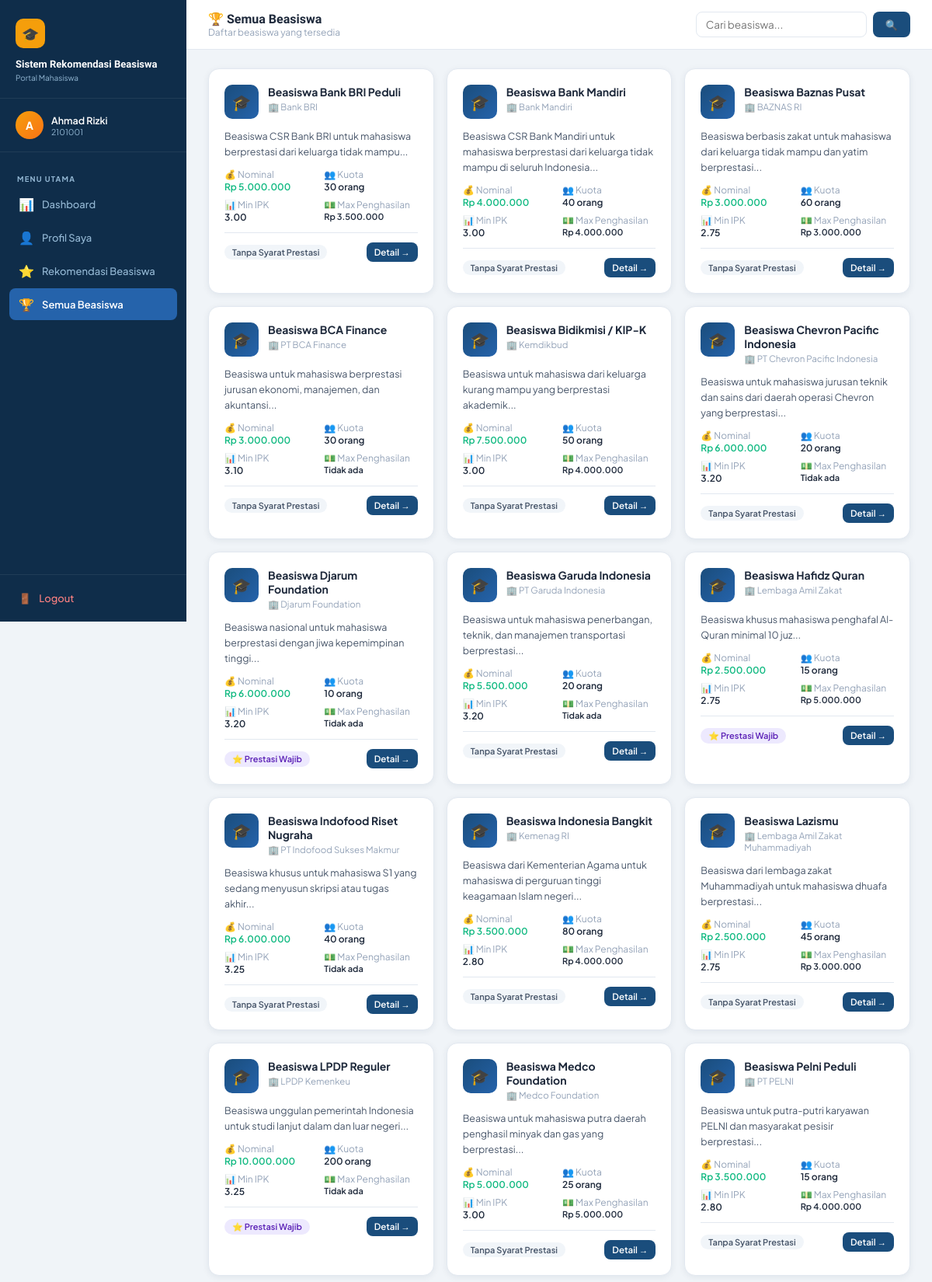
Screenshot of /beasiswa.php (signed in, upper part) with the database file from the repository.
### tables this page shows
CREATE TABLE IF NOT EXISTS kriteria (
    id_kriteria INT AUTO_INCREMENT PRIMARY KEY,
    id_beasiswa INT NOT NULL,
    min_ipk DECIMAL(3,2) DEFAULT 0.00,
    max_penghasilan DECIMAL(15,2) DEFAULT 0,
    min_tanggungan INT DEFAULT 0,
    syarat_prestasi ENUM('ya','tidak') DEFAULT 'tidak',
    syarat_akademik TEXT,
    syarat_organisasi ENUM('ya','tidak') DEFAULT 'tidak',
    min_toefl INT DEFAULT 0,
    min_ielts DECIMAL(3,1) DEFAULT 0.0,
    created_at TIMESTAMP DEFAULT CURRENT_TIMESTAMP,
    FOREIGN KEY (id_beasiswa) REFERENCES beasiswa(id_beasiswa) ON DELETE CASCADE
);

CREATE TABLE IF NOT EXISTS beasiswa (
    id_beasiswa INT AUTO_INCREMENT PRIMARY KEY,
    nama_beasiswa VARCHAR(150) NOT NULL,
    penyelenggara VARCHAR(100) NOT NULL,
    deskripsi TEXT,
    kuota INT DEFAULT 0,
    nominal DECIMAL(15,2) DEFAULT 0,
    id_admin INT,
    created_at TIMESTAMP DEFAULT CURRENT_TIMESTAMP,
    updated_at TIMESTAMP DEFAULT CURRENT_TIMESTAMP ON UPDATE CURRENT_TIMESTAMP,
    FOREIGN KEY (id_admin) REFERENCES admin(id_admin)
);

### config.php (called while the page is built, shortened)
<?php
function sanitize($conn, $data) {
    return $conn->real_escape_string(htmlspecialchars(strip_tags(trim($data))));
}
function formatRupiah($angka) {
    return 'Rp ' . number_format($angka, 0, ',', '.');
}
?>

### beasiswa.php (the view, shortened to what this page needs)
<?php
require_once 'config.php';
$search = sanitize($conn, $_GET['q'] ?? '');
$where = $search ? "WHERE b.nama_beasiswa LIKE '%$search%' OR b.penyelenggara LIKE '%$search%'" : '';
$beasiswas = $conn->query("
    SELECT b.*, k.min_ipk, k.max_penghasilan, k.min_tanggungan, k.syarat_prestasi
    FROM beasiswa b
    LEFT JOIN kriteria k ON b.id_beasiswa = k.id_beasiswa
    $where
    ORDER BY b.nama_beasiswa
");
?>
<!DOCTYPE html>
<html lang="id">
<head>
<link rel="stylesheet" href="style.css">
</head>
<body>
<div class="app-wrapper">
  <?php include 'sidebar_mhs.php'; ?>
  <div class="main-content">
    <div class="topbar">
      <div class="topbar-left">
        <h1>🏆 Semua Beasiswa</h1>
        <p>Daftar beasiswa yang tersedia</p>
      </div>
      <div class="topbar-right">
        <form method="GET" style="display:flex;gap:8px">
          <input type="text" name="q" value="<?= htmlspecialchars($search) ?>" placeholder="Cari beasiswa..." class="form-control" style="width:220px;padding:7px 12px">
          <button type="submit" class="btn btn-primary">🔍</button>
        </form>
      </div>
    </div>
    <div class="page-content">
      <div class="grid-auto">
        <?php while ($b = $beasiswas->fetch_assoc()): ?>
        <div class="beasiswa-card">
          <div class="bc-header">
            <div class="bc-icon">🎓</div>
            <div>
              <h3><?= htmlspecialchars($b['nama_beasiswa']) ?></h3>
              <div class="penyelenggara">🏢 <?= htmlspecialchars($b['penyelenggara']) ?></div>
            </div>
          </div>
          <div style="font-size:12.5px;color:var(--text-mid);margin:10px 0;line-height:1.6">
            <?= htmlspecialchars(substr($b['deskripsi'], 0, 110)) ?>...
          </div>
          <div class="bc-detail">
            <div class="bc-detail-item">
              <div class="label">💰 Nominal</div>
              <div class="val" style="color:var(--accent2)"><?= formatRupiah($b['nominal']) ?></div>
            </div>
            <div class="bc-detail-item">
              <div class="label">👥 Kuota</div>
              <div class="val"><?= $b['kuota'] ?> orang</div>
            </div>
            <div class="bc-detail-item">
              <div class="label">📊 Min IPK</div>
              <div class="val"><?= $b['min_ipk'] > 0 ? number_format($b['min_ipk'],2) : 'Tidak ada' ?></div>
            </div>
            <div class="bc-detail-item">
              <div class="label">💵 Max Penghasilan</div>
              <div class="val" style="font-size:11px"><?= $b['max_penghasilan'] > 0 ? formatRupiah($b['max_penghasilan']) : 'Tidak ada' ?></div>
            </div>
          </div>
          <div class="bc-footer">
            <?= $b['syarat_prestasi']==='ya' ? '<span class="badge badge-purple">⭐ Prestasi Wajib</span>' : '<span class="badge badge-gray">Tanpa Syarat Prestasi</span>' ?>
            <a href="detail_beasiswa.php?id=<?= $b['id_beasiswa'] ?>" class="btn btn-primary btn-sm">Detail →</a>
          </div>
        </div>
        <?php endwhile; ?>
      </div>
    </div>
  </div>
</div>
</body>
</html>

### style.css (style rules this page uses)
:root { --primary: #1a4d7c; --primary-light: #2563ab; --primary-dark: #0f2d4a; --accent: #f59e0b; --accent2: #10b981; --accent3: #ef4444; --accent4: #8b5cf6; --sidebar-bg: #0f2d4a; --sidebar-hover: #1a4d7c; --sidebar-active: #2563ab; --sidebar-text: #94b8d4; --sidebar-text-active: #ffffff; --content-bg: #f0f4f8; --card-bg: #ffffff; --text-dark: #1e293b; --text-mid: #475569; --text-light: #94a3b8; --border: #e2e8f0; --shadow: 0 4px 24px rgba(15,45,74,0.10); --shadow-sm: 0 2px 8px rgba(15,45,74,0.07); --radius: 14px; --radius-sm: 8px; --sidebar-width: 240px; --topbar-height: 64px; }
* { margin: 0; padding: 0; box-sizing: border-box; }
body { font-family: 'Plus Jakarta Sans', sans-serif; background: var(--content-bg); color: var(--text-dark); min-height: 100vh; font-size: 14px; }
.app-wrapper { display: flex; min-height: 100vh; }
.main-content { margin-left: var(--sidebar-width); flex: 1; display: flex; flex-direction: column; min-height: 100vh; }
.topbar { height: var(--topbar-height); background: var(--card-bg); border-bottom: 1px solid var(--border); display: flex; align-items: center; justify-content: space-between; padding: 0 28px; position: sticky; top: 0; z-index: 50; }
.topbar-left h1 { font-family: 'Sora', sans-serif; font-size: 16px; font-weight: 700; color: var(--text-dark); }
.topbar-left p { font-size: 12px; color: var(--text-light); }
.topbar-right { display: flex; align-items: center; gap: 12px; }
.page-content { padding: 24px 28px; flex: 1; }
.grid-auto { display: grid; grid-template-columns: repeat(auto-fill, minmax(280px, 1fr)); gap: 16px; }
.badge { display: inline-flex; align-items: center; padding: 3px 10px; border-radius: 20px; font-size: 11px; font-weight: 600; }
.badge-purple { background: #ede9fe; color: #5b21b6; }
.badge-gray { background: #f1f5f9; color: #475569; }
.btn { display: inline-flex; align-items: center; gap: 6px; padding: 8px 16px; border-radius: 8px; font-size: 13px; font-weight: 600; cursor: pointer; border: none; transition: all 0.2s; text-decoration: none; font-family: 'Plus Jakarta Sans', sans-serif; }
.btn-primary { background: var(--primary); color: white; }
.btn-sm { padding: 5px 10px; font-size: 11.5px; }
.form-control { width: 100%; padding: 10px 14px; border: 1.5px solid var(--border); border-radius: 8px; font-size: 13.5px; color: var(--text-dark); background: white; font-family: 'Plus Jakarta Sans', sans-serif; transition: border-color 0.2s, box-shadow 0.2s; }
.beasiswa-card { background: var(--card-bg); border-radius: var(--radius); border: 1px solid var(--border); padding: 20px; transition: all 0.2s; box-shadow: var(--shadow-sm); }
.beasiswa-card .bc-header { display: flex; align-items: flex-start; gap: 12px; margin-bottom: 12px; }
.bc-icon { width: 44px; height: 44px; border-radius: 10px; background: linear-gradient(135deg, var(--primary), var(--primary-light)); display: flex; align-items: center; justify-content: center; font-size: 20px; color: white; flex-shrink: 0; }
.beasiswa-card h3 { font-size: 14px; font-weight: 700; color: var(--text-dark); margin-bottom: 3px; }
.beasiswa-card .penyelenggara { font-size: 11.5px; color: var(--text-light); }
.beasiswa-card .bc-detail { display: grid; grid-template-columns: 1fr 1fr; gap: 8px; margin: 12px 0; }
.bc-detail-item { font-size: 12px; }
.bc-detail-item .label { color: var(--text-light); margin-bottom: 1px; }
.bc-detail-item .val { font-weight: 600; color: var(--text-dark); }
.beasiswa-card .bc-footer { border-top: 1px solid var(--border); padding-top: 12px; display: flex; justify-content: space-between; align-items: center; }

### rows the page displays
kriteria: id_beasiswa.nama_beasiswa "Beasiswa Bank BRI Peduli", id_beasiswa.penyelenggara "Bank BRI", id_beasiswa.deskripsi "Beasiswa CSR Bank BRI untuk mahasiswa berprestasi dari keluarga tidak mampu", id_beasiswa.nominal "Rp 5.000.000", id_beasiswa.kuota "30", min_ipk "3.00", max_penghasilan "Rp 3.500.000", syarat_prestasi "Tanpa Syarat Prestasi"
kriteria: id_beasiswa.nama_beasiswa "Beasiswa Bank Mandiri", id_beasiswa.penyelenggara "Bank Mandiri", id_beasiswa.deskripsi "Beasiswa CSR Bank Mandiri untuk mahasiswa berprestasi dari keluarga tidak mampu di seluruh Indonesia", id_beasiswa.nominal "Rp 4.000.000", id_beasiswa.kuota "40", min_ipk "3.00", max_penghasilan "Rp 4.000.000", syarat_prestasi "Tanpa Syarat Prestasi"
kriteria: id_beasiswa.nama_beasiswa "Beasiswa Baznas Pusat", id_beasiswa.penyelenggara "BAZNAS RI", id_beasiswa.deskripsi "Beasiswa berbasis zakat untuk mahasiswa dari keluarga tidak mampu dan yatim berprestasi", id_beasiswa.nominal "Rp 3.000.000", id_beasiswa.kuota "60", min_ipk "2.75", max_penghasilan "Rp 3.000.000", syarat_prestasi "Tanpa Syarat Prestasi"
kriteria: id_beasiswa.nama_beasiswa "Beasiswa BCA Finance", id_beasiswa.penyelenggara "PT BCA Finance", id_beasiswa.deskripsi "Beasiswa untuk mahasiswa berprestasi jurusan ekonomi, manajemen, dan akuntansi", id_beasiswa.nominal "Rp 3.000.000", id_beasiswa.kuota "30", min_ipk "3.10", max_penghasilan "Tidak ada", syarat_prestasi "Tanpa Syarat Prestasi"
kriteria: id_beasiswa.nama_beasiswa "Beasiswa Bidikmisi / KIP-K", id_beasiswa.penyelenggara "Kemdikbud", id_beasiswa.deskripsi "Beasiswa untuk mahasiswa dari keluarga kurang mampu yang berprestasi akademik", id_beasiswa.nominal "Rp 7.500.000", id_beasiswa.kuota "50", min_ipk "3.00", max_penghasilan "Rp 4.000.000", syarat_prestasi "Tanpa Syarat Prestasi"
kriteria: id_beasiswa.nama_beasiswa "Beasiswa Chevron Pacific Indonesia", id_beasiswa.penyelenggara "PT Chevron Pacific Indonesia", id_beasiswa.deskripsi "Beasiswa untuk mahasiswa jurusan teknik dan sains dari daerah operasi Chevron yang berprestasi", id_beasiswa.nominal "Rp 6.000.000", id_beasiswa.kuota "20", min_ipk "3.20", max_penghasilan "Tidak ada", syarat_prestasi "Tanpa Syarat Prestasi"
kriteria: id_beasiswa.nama_beasiswa "Beasiswa Djarum Foundation", id_beasiswa.penyelenggara "Djarum Foundation", id_beasiswa.deskripsi "Beasiswa nasional untuk mahasiswa berprestasi dengan jiwa kepemimpinan tinggi", id_beasiswa.nominal "Rp 6.000.000", id_beasiswa.kuota "10", min_ipk "3.20", max_penghasilan "Tidak ada", syarat_prestasi "⭐ Prestasi Wajib"
kriteria: id_beasiswa.nama_beasiswa "Beasiswa Garuda Indonesia", id_beasiswa.penyelenggara "PT Garuda Indonesia", id_beasiswa.deskripsi "Beasiswa untuk mahasiswa penerbangan, teknik, dan manajemen transportasi berprestasi", id_beasiswa.nominal "Rp 5.500.000", id_beasiswa.kuota "20", min_ipk "3.20", max_penghasilan "Tidak ada", syarat_prestasi "Tanpa Syarat Prestasi"
kriteria: id_beasiswa.nama_beasiswa "Beasiswa Hafidz Quran", id_beasiswa.penyelenggara "Lembaga Amil Zakat", id_beasiswa.deskripsi "Beasiswa khusus mahasiswa penghafal Al-Quran minimal 10 juz", id_beasiswa.nominal "Rp 2.500.000", id_beasiswa.kuota "15", min_ipk "2.75", max_penghasilan "Rp 5.000.000", syarat_prestasi "⭐ Prestasi Wajib"
kriteria: id_beasiswa.nama_beasiswa "Beasiswa Indofood Riset Nugraha", id_beasiswa.penyelenggara "PT Indofood Sukses Makmur", id_beasiswa.deskripsi "Beasiswa khusus untuk mahasiswa S1 yang sedang menyusun skripsi atau tugas akhir", id_beasiswa.nominal "Rp 6.000.000", id_beasiswa.kuota "40", min_ipk "3.25", max_penghasilan "Tidak ada", syarat_prestasi "Tanpa Syarat Prestasi"
kriteria: id_beasiswa.nama_beasiswa "Beasiswa Indonesia Bangkit", id_beasiswa.penyelenggara "Kemenag RI", id_beasiswa.deskripsi "Beasiswa dari Kementerian Agama untuk mahasiswa di perguruan tinggi keagamaan Islam negeri", id_beasiswa.nominal "Rp 3.500.000", id_beasiswa.kuota "80", min_ipk "2.80", max_penghasilan "Rp 4.000.000", syarat_prestasi "Tanpa Syarat Prestasi"
kriteria: id_beasiswa.nama_beasiswa "Beasiswa Lazismu", id_beasiswa.penyelenggara "Lembaga Amil Zakat Muhammadiyah", id_beasiswa.deskripsi "Beasiswa dari lembaga zakat Muhammadiyah untuk mahasiswa dhuafa berprestasi", id_beasiswa.nominal "Rp 2.500.000", id_beasiswa.kuota "45", min_ipk "2.75", max_penghasilan "Rp 3.000.000", syarat_prestasi "Tanpa Syarat Prestasi"
kriteria: id_beasiswa.nama_beasiswa "Beasiswa LPDP Reguler", id_beasiswa.penyelenggara "LPDP Kemenkeu", id_beasiswa.deskripsi "Beasiswa unggulan pemerintah Indonesia untuk studi lanjut dalam dan luar negeri", id_beasiswa.nominal "Rp 10.000.000", id_beasiswa.kuota "200", min_ipk "3.25", max_penghasilan "Tidak ada", syarat_prestasi "⭐ Prestasi Wajib"
kriteria: id_beasiswa.nama_beasiswa "Beasiswa Medco Foundation", id_beasiswa.penyelenggara "Medco Foundation", id_beasiswa.deskripsi "Beasiswa untuk mahasiswa putra daerah penghasil minyak dan gas yang berprestasi", id_beasiswa.nominal "Rp 5.000.000", id_beasiswa.kuota "25", min_ipk "3.00", max_penghasilan "Rp 5.000.000", syarat_prestasi "Tanpa Syarat Prestasi"
kriteria: id_beasiswa.nama_beasiswa "Beasiswa Pelni Peduli", id_beasiswa.penyelenggara "PT PELNI", id_beasiswa.deskripsi "Beasiswa untuk putra-putri karyawan PELNI dan masyarakat pesisir berprestasi", id_beasiswa.nominal "Rp 3.500.000", id_beasiswa.kuota "15", min_ipk "2.80", max_penghasilan "Rp 4.000.000", syarat_prestasi "Tanpa Syarat Prestasi"

### other values shown
substr($_SESSION['mahasiswa_nama'], 0, 1) "A"
$_SESSION['mahasiswa_nama'] "Ahmad Rizki"
$_SESSION['mahasiswa_nim'] "2101001"
